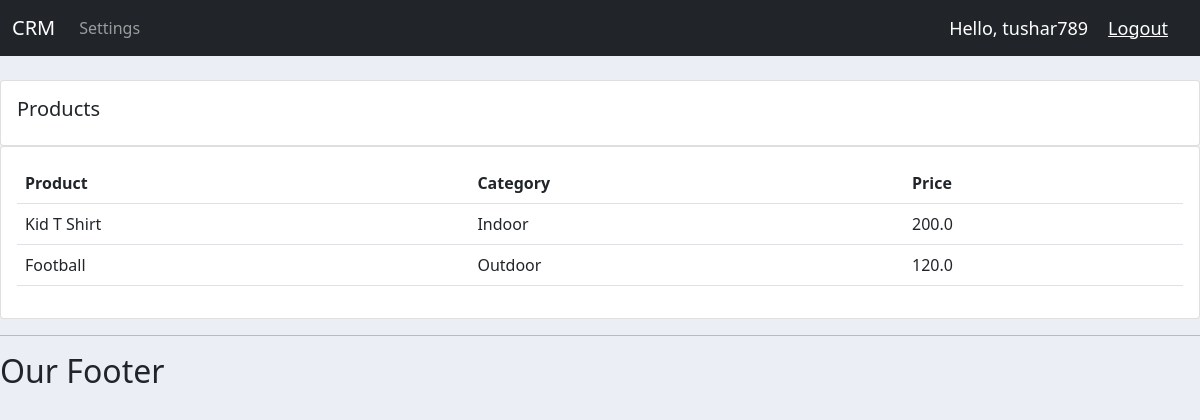
/products/ (signed in), run on the app's committed database.
### accounts/models.py (models this page shows, shortened)
class Product(models.Model):
    CATEGORY = (
        ('Indoor','Indoor'),
        ('Outdoor','Outdoor'),
    )
    name = models.CharField(max_length=200, null=True)
    price = models.FloatField(null=True)
    category = models.CharField(max_length=200, null=True, choices=CATEGORY)
    description = models.CharField(max_length=200, null=True)
    date_created = models.DateTimeField(auto_now_add=True, null=True)
    tag = models.ManyToManyField(Tag)

### accounts/views.py (the view)
# urls.py: path('products/', views.products, name='products'),
@login_required(login_url = 'login')
def products(request):
    products = Product.objects.all()
    return render(request,'accounts/products.html', {'products':products})

### accounts/templates/accounts/products.html
{% extends 'accounts/main.html' %}
{% block content %}
<br>
<div class="row">
    <div class="col-md">
        <div class="card card-body">
            <h5>Products</h5>
        </div>
        <div class="card card-body">
            <table class="table">
                <tr>
                    <th>Product</th>
                    <th>Category</th>
                    <th>Price</th>
                </tr>
                {% for i in products %}
                    <tr>
                        <td>{{i.name}}</td>
                        <td>{{i.category}}</td>
                        <td>{{i.price}}</td>
                    </tr>
                {% endfor %}
            </table>
        </div>
    </div>
</div>
{% endblock %}

### accounts/templates/accounts/navbar.html (shortened to what this page needs)
<nav class="navbar navbar-expand-lg navbar-dark bg-dark">
    <div class="container-fluid">
      <a class="navbar-brand" href="{% url 'home' %}">CRM</a>
      <div class="collapse navbar-collapse" id="navbarNav">
        <ul class="navbar-nav">
          {% if request.user.is_staff %}
          <li class="nav-item">
            <a class="nav-link active" aria-current="page" href="{% url 'home' %}">Dashboard</a>
          </li>
          <li class="nav-item">
            <a class="nav-link" href="{% url 'products' %}">Products</a>
          </li>
          {% else %}
          <li class="nav-item">
            <a class="nav-link" href="{% url 'account' %}">Settings</a>
          </li>
          {% endif %}
        </ul>
      </div>
      <span class="hello-msg"> Hello, {{request.user}} </span>
      <span><a class="hello-msg" href="{% url 'logout' %}">Logout</a></span>
    </div>
  </nav>

### static/css/main.css (style rules this page uses)
body { background-color: #ebeff5; }

### accounts/templates/accounts/navbar.html (style rules this page uses)
.hello-msg { font-size: 18px; color: #fff; margin-right: 20px; }

### data on the page
Product: name "Kid T Shirt", category "Indoor", price "200.0"
Product: name "Football", category "Outdoor", price "120.0"

### other printed values
{{ request.user }} "tushar789"
